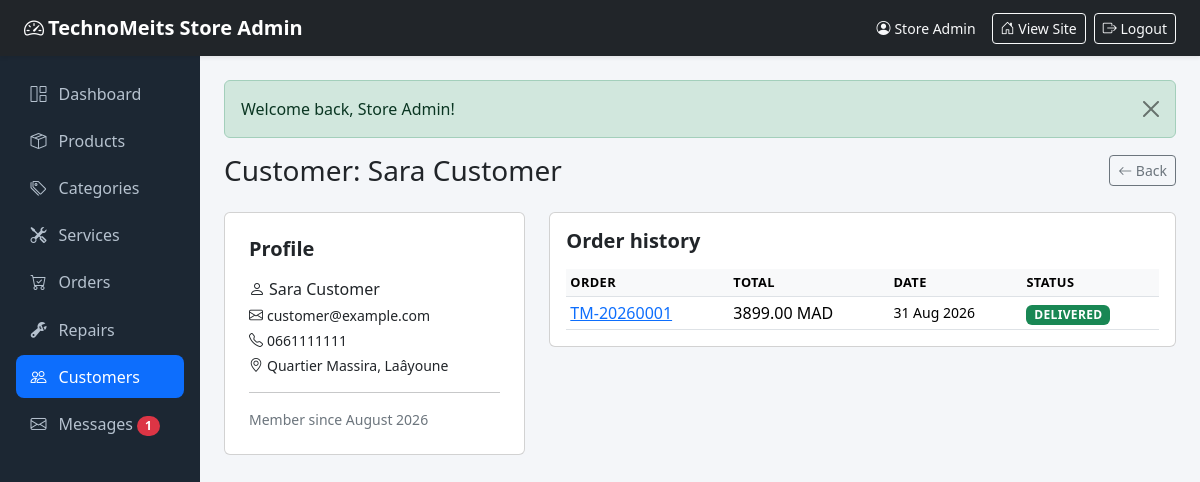
Screenshot of /public/admin/customers/show/2 (signed in) with the database file from the repository.
### tables this page shows
CREATE TABLE users (
    id         INT UNSIGNED AUTO_INCREMENT PRIMARY KEY,
    name       VARCHAR(100) NOT NULL,
    email      VARCHAR(150) NOT NULL UNIQUE,
    phone      VARCHAR(20)  DEFAULT NULL,
    address    VARCHAR(255) DEFAULT NULL,
    password   VARCHAR(255) NOT NULL,
    role       ENUM('customer', 'admin') NOT NULL DEFAULT 'customer',
    created_at TIMESTAMP NOT NULL DEFAULT CURRENT_TIMESTAMP,
    updated_at TIMESTAMP NOT NULL DEFAULT CURRENT_TIMESTAMP ON UPDATE CURRENT_TIMESTAMP,
    INDEX idx_users_role (role)
);

CREATE TABLE orders (
    id               INT UNSIGNED AUTO_INCREMENT PRIMARY KEY,
    order_number     VARCHAR(20) NOT NULL UNIQUE,
    user_id          INT UNSIGNED DEFAULT NULL,
    customer_name    VARCHAR(100) NOT NULL,
    customer_email   VARCHAR(150) NOT NULL,
    customer_phone   VARCHAR(20)  NOT NULL,
    shipping_address VARCHAR(255) DEFAULT NULL,
    payment_method   ENUM('pay_in_store', 'cash_on_delivery') NOT NULL DEFAULT 'pay_in_store',
    status           ENUM('pending', 'confirmed', 'shipped', 'delivered', 'cancelled') NOT NULL DEFAULT 'pending',
    total            DECIMAL(10, 2) NOT NULL DEFAULT 0.00,
    notes            TEXT,
    created_at       TIMESTAMP NOT NULL DEFAULT CURRENT_TIMESTAMP,
    INDEX idx_orders_user (user_id),
    INDEX idx_orders_status (status),
    CONSTRAINT fk_orders_user
        FOREIGN KEY (user_id) REFERENCES users (id) ON DELETE SET NULL
);

### app/controllers/admin/CustomersController.php (called while the page is built, shortened)
<?php
class CustomersController extends Controller
{
    public function show($id)
    {
        $user = (new User())->find($id);
        $this->adminView('admin/customers/show', [
            'title'       => 'Customer - ' . $user['name'],
            'adminActive' => 'customers',
            'customer'    => $user,
            'orders'      => (new Order())->byUser($id),
        ]);
    }
}

### app/core/App.php (called while the page is built, shortened)
<?php
class App
{
    protected $controller;
    protected $method = 'index';
    public function __construct()
    {
        $url = $this->parseUrl();
        if (!empty($url) && strtolower($url[0]) === 'admin') {
            array_shift($url);
            $this->resolveAdmin($url);
        } else {
            $this->resolvePublic($url);
        }
        $this->params = array_values($url);
        call_user_func_array([$this->controller, $this->method], $this->params);
    }
    private function resolveAdmin(&$url)
    {
        $controllerName = !empty($url[0]) ? ucfirst(strtolower($url[0])) . 'Controller' : 'DashboardController';
        $class          = 'App\\Controllers\\Admin\\' . $controllerName;
        array_shift($url);
        $this->controller = class_exists($class) ? new $class() : new ErrorController();
        $this->method     = !empty($url[0]) ? strtolower(array_shift($url)) : 'index';
    }
    private function parseUrl()
    {
        if (isset($_GET['url'])) {
            $url = rtrim($_GET['url'], '/');
            $url = filter_var($url, FILTER_SANITIZE_URL);
            return explode('/', $url);
        }
        return [];
    }
}

### public/index.php (called while the page is built, shortened)
<?php
require_once APP_PATH . '/core/helpers.php';
spl_autoload_register(function ($class) {
    $prefix = 'App\\';
    if (strncmp($class, $prefix, strlen($prefix)) === 0) {
        $file = APP_PATH . '/' . str_replace('\\', '/', substr($class, strlen($prefix))) . '.php';
    }
});
new App();

### app/core/Database.php (called while the page is built, shortened)
<?php
class Database
{
    private static $instance = null;
    private $pdo;
    private function __construct()
    {
        $dsn = 'mysql:host=' . DB_HOST . ';port=' . DB_PORT . ';dbname=' . DB_NAME . ';charset=utf8mb4';
        try {
            $this->pdo = new PDO($dsn, DB_USER, DB_PASS, [
                PDO::ATTR_ERRMODE            => PDO::ERRMODE_EXCEPTION,
                PDO::ATTR_DEFAULT_FETCH_MODE => PDO::FETCH_ASSOC,
                PDO::ATTR_EMULATE_PREPARES   => false,
                PDO::ATTR_TIMEOUT            => 5,
            ]);
        } catch (PDOException $e) {
            http_response_code(500);
            die('Database connection failed: ' . htmlspecialchars($e->getMessage(), ENT_QUOTES, 'UTF-8'));
        }
    }
    public static function instance()
    {
        if (self::$instance === null) {
            self::$instance = new self();
        }
        return self::$instance;
    }
    public function run($sql, $params = [])
    {
        $stmt = $this->pdo->prepare($sql);
        $stmt->execute($params);
        return $stmt;
    }
    public function fetchAll($sql, $params = [])
    {
        return $this->run($sql, $params)->fetchAll();
    }
    public function fetch($sql, $params = [])
    {
        return $this->run($sql, $params)->fetch();
    }
}

### app/core/Model.php (called while the page is built, shortened)
<?php
abstract class Model
{
    protected $db;
    protected $table;
    protected $primaryKey = 'id';
    public function __construct()
    {
        $this->db = Database::instance();
    }
    public function find($id)
    {
        return $this->db->fetch(
            "SELECT * FROM {$this->table} WHERE {$this->primaryKey} = ? LIMIT 1",
            [$id]
        );
    }
    public function where($column, $value, $operator = '=')
    {
        return $this->db->fetchAll(
            "SELECT * FROM {$this->table} WHERE {$column} {$operator} ? ORDER BY {$this->primaryKey} DESC",
            [$value]
        );
    }
}

### app/models/Order.php (called while the page is built, shortened)
<?php
class Order extends Model
{
    public function byUser($userId)
    {
        return $this->where('user_id', $userId);
    }
}

### app/views/admin/customers/show.php (the view, shortened to what this page needs)
<div class="d-flex justify-content-between align-items-center mb-4">
    <h1 class="h3 mb-0">Customer: <?= e($customer['name']) ?></h1>
    <a href="<?= url('admin/customers') ?>" class="btn btn-outline-secondary btn-sm"><i class="bi bi-arrow-left"></i> Back</a>
</div>
<div class="row g-4">
    <div class="col-lg-4">
        <div class="card p-4">
            <h5 class="fw-bold mb-3">Profile</h5>
            <p class="mb-1"><i class="bi bi-person me-1"></i><?= e($customer['name']) ?></p>
            <p class="mb-1 small"><i class="bi bi-envelope me-1"></i><?= e($customer['email']) ?></p>
            <p class="mb-1 small"><i class="bi bi-telephone me-1"></i><?= e($customer['phone'] ?: '-') ?></p>
            <p class="mb-0 small"><i class="bi bi-geo-alt me-1"></i><?= e($customer['address'] ?: '-') ?></p>
            <hr>
            <p class="small text-secondary mb-0">Member since <?= date('F Y', strtotime($customer['created_at'])) ?></p>
        </div>
    </div>
    <div class="col-lg-8">
        <div class="card p-3">
            <h5 class="fw-bold mb-3">Order history</h5>
            <div class="table-responsive">
                <table class="table table-sm align-middle mb-0">
                    <thead>
                        <tr>
                            <th>Order</th>
                            <th>Total</th>
                            <th>Date</th>
                            <th>Status</th>
                        </tr>
                    </thead>
                    <tbody>
                        <?php foreach ($orders as $order): ?>
                            <tr>
                                <td><a href="<?= url('admin/orders/show/' . $order['id']) ?>"><?= e($order['order_number']) ?></a></td>
                                <td><?= money($order['total']) ?></td>
                                <td class="small"><?= date('d M Y', strtotime($order['created_at'])) ?></td>
                                <td><?= statusBadge($order['status']) ?></td>
                            </tr>
                        <?php endforeach; ?>
                    </tbody>
                </table>
            </div>
        </div>
    </div>
</div>

### app/core/helpers.php (shortened to what this page needs)
<?php
function e($value)
{
    return htmlspecialchars((string) $value, ENT_QUOTES, 'UTF-8');
}
function url($path = '')
{
    return BASE_URL . ltrim($path, '/');
}
function money($amount)
{
    return number_format((float) $amount, 2, '.', '') . ' ' . CURRENCY;
}
function statusBadge($status)
{
    $map = [
        'pending'     => 'warning',
        'confirmed'   => 'primary',
        'in_progress' => 'info',
        'shipped'     => 'info',
        'repaired'    => 'success',
        'delivered'   => 'success',
        'collected'   => 'secondary',
        'cancelled'   => 'danger',
    ];
    $class = $map[$status] ?? 'secondary';
    $label = ucwords(str_replace('_', ' ', $status));
    return '<span class="badge status-badge text-bg-' . $class . '">' . e($label) . '</span>';
}

### public/assets/css/style.css (style rules this page uses)
:root { --brand-color: #0d6efd; --brand-dark: #0b5ed7; }
body { font-family: system-ui, -apple-system, "Segoe UI", Roboto, sans-serif; overflow-x: hidden; }
.status-badge { font-size: 0.75rem; text-transform: uppercase; letter-spacing: 0.03em; }
.admin-body { background: #f4f6f9; }
.table thead th { font-size: 0.8rem; text-transform: uppercase; letter-spacing: 0.03em; background: #f8f9fa; }

### rows the page displays
users: name "Sara Customer", email "customer@example.com", phone "0661111111", address "Quartier Massira, Laâyoune", created_at "August 2026"
orders: order_number "TM-20260001", total "3899.00 MAD", created_at "31 Aug 2026", status "DELIVERED"

### other values shown
APP_NAME "TechnoMeits Store"
currentUser()['name'] "Store Admin"
$unread "1"
$alert['message'] "Welcome back, Store Admin!"
